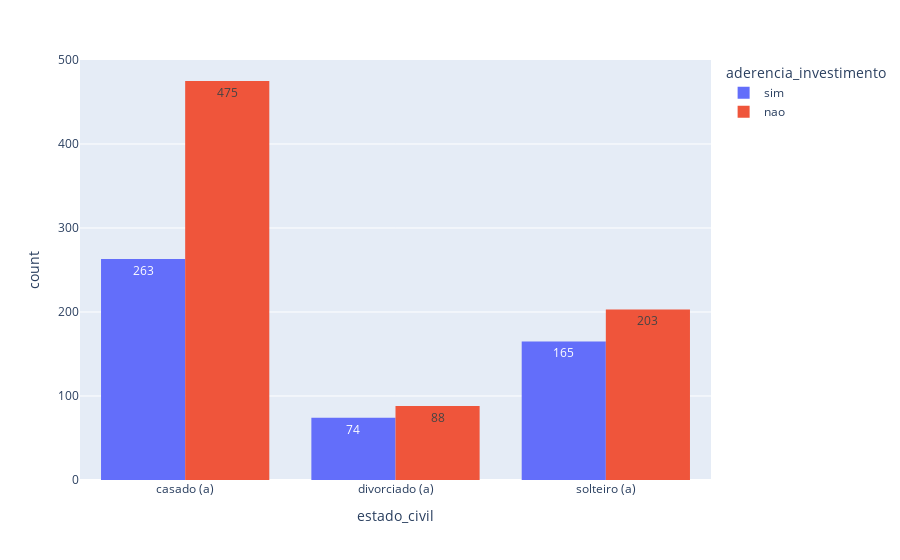
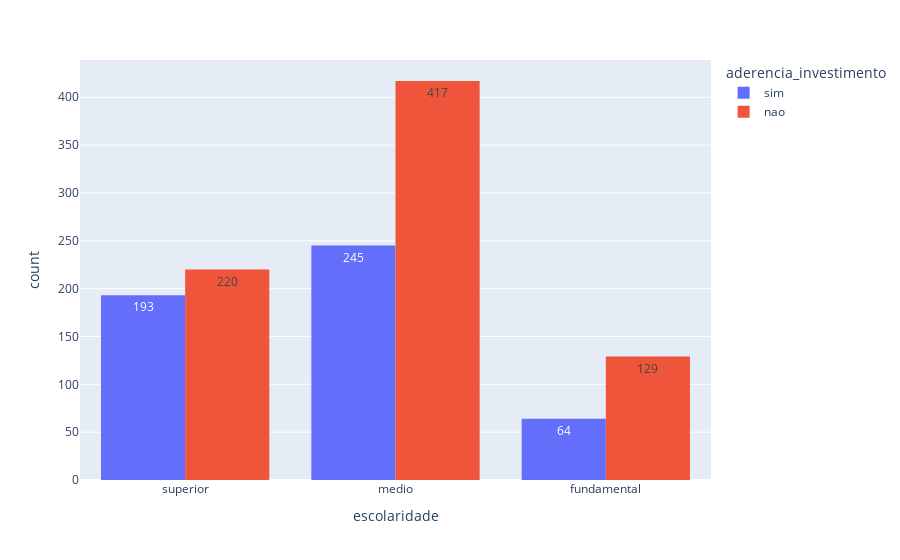
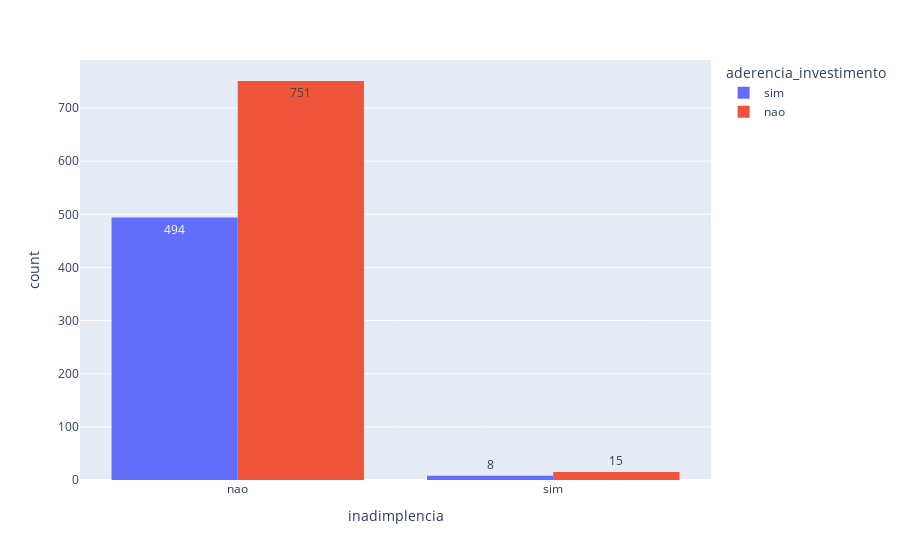
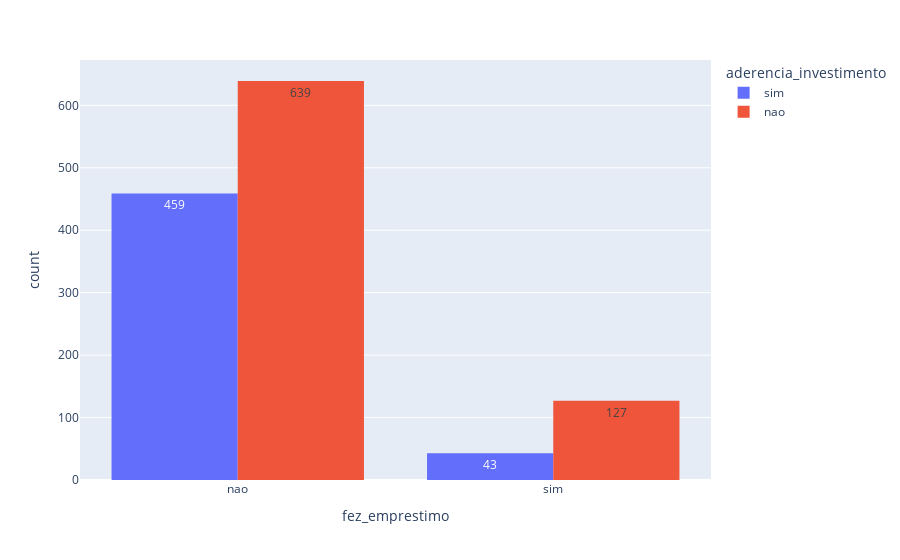

The cell these charts' notebook holds for them, in order:
### Code cell
""""Relationship between the categorical columns escolaridade, inadimplencia,
    estado_civil, fez_emprestimo with the column aderencia_investimento"""
    
categorical_columns = ['estado_civil','escolaridade', 'inadimplencia', 'fez_emprestimo']
for iter in categorical_columns:
    fig = px.histogram(df, x = iter, text_auto=True, color='aderencia_investimento', barmode='group')
    fig.show()

### Figure 1 — Plotly figure (JSON) as saved in the notebook; plotly's stock layout.template omitted (floating-point values rounded to 4 significant figures; data arrays with more than 128 entries replaced by an {"elided": "..."} marker saying what was removed)
{"data": [{"alignmentgroup": "True", "bingroup": "x", "hovertemplate": "aderencia_investimento=sim<br>estado_civil=%{x}<br>count=%{y}<extra></extra>", "legendgroup": "sim", "marker": {"color": "#636efa", "pattern": {"shape": ""}}, "name": "sim", "offsetgroup": "sim", "orientation": "v", "showlegend": true, "texttemplate": "%{value}", "type": "histogram", "x": {"elided": "502 str values"}, "xaxis": "x", "yaxis": "y"}, {"alignmentgroup": "True", "bingroup": "x", "hovertemplate": "aderencia_investimento=nao<br>estado_civil=%{x}<br>count=%{y}<extra></extra>", "legendgroup": "nao", "marker": {"color": "#EF553B", "pattern": {"shape": ""}}, "name": "nao", "offsetgroup": "nao", "orientation": "v", "showlegend": true, "texttemplate": "%{value}", "type": "histogram", "x": {"elided": "766 str values"}, "xaxis": "x", "yaxis": "y"}], "layout": {"barmode": "group", "legend": {"title": {"text": "aderencia_investimento"}, "tracegroupgap": 0}, "margin": {"t": 60}, "xaxis": {"anchor": "y", "domain": [0, 1], "title": {"text": "estado_civil"}}, "yaxis": {"anchor": "x", "domain": [0, 1], "title": {"text": "count"}}}}

### Figure 2 — Plotly figure (JSON) as saved in the notebook; plotly's stock layout.template omitted (floating-point values rounded to 4 significant figures; data arrays with more than 128 entries replaced by an {"elided": "..."} marker saying what was removed)
{"data": [{"alignmentgroup": "True", "bingroup": "x", "hovertemplate": "aderencia_investimento=sim<br>escolaridade=%{x}<br>count=%{y}<extra></extra>", "legendgroup": "sim", "marker": {"color": "#636efa", "pattern": {"shape": ""}}, "name": "sim", "offsetgroup": "sim", "orientation": "v", "showlegend": true, "texttemplate": "%{value}", "type": "histogram", "x": {"elided": "502 str values"}, "xaxis": "x", "yaxis": "y"}, {"alignmentgroup": "True", "bingroup": "x", "hovertemplate": "aderencia_investimento=nao<br>escolaridade=%{x}<br>count=%{y}<extra></extra>", "legendgroup": "nao", "marker": {"color": "#EF553B", "pattern": {"shape": ""}}, "name": "nao", "offsetgroup": "nao", "orientation": "v", "showlegend": true, "texttemplate": "%{value}", "type": "histogram", "x": {"elided": "766 str values"}, "xaxis": "x", "yaxis": "y"}], "layout": {"barmode": "group", "legend": {"title": {"text": "aderencia_investimento"}, "tracegroupgap": 0}, "margin": {"t": 60}, "xaxis": {"anchor": "y", "domain": [0, 1], "title": {"text": "escolaridade"}}, "yaxis": {"anchor": "x", "domain": [0, 1], "title": {"text": "count"}}}}

### Figure 3 — Plotly figure (JSON) as saved in the notebook; plotly's stock layout.template omitted (floating-point values rounded to 4 significant figures; data arrays with more than 128 entries replaced by an {"elided": "..."} marker saying what was removed)
{"data": [{"alignmentgroup": "True", "bingroup": "x", "hovertemplate": "aderencia_investimento=sim<br>inadimplencia=%{x}<br>count=%{y}<extra></extra>", "legendgroup": "sim", "marker": {"color": "#636efa", "pattern": {"shape": ""}}, "name": "sim", "offsetgroup": "sim", "orientation": "v", "showlegend": true, "texttemplate": "%{value}", "type": "histogram", "x": {"elided": "502 str values"}, "xaxis": "x", "yaxis": "y"}, {"alignmentgroup": "True", "bingroup": "x", "hovertemplate": "aderencia_investimento=nao<br>inadimplencia=%{x}<br>count=%{y}<extra></extra>", "legendgroup": "nao", "marker": {"color": "#EF553B", "pattern": {"shape": ""}}, "name": "nao", "offsetgroup": "nao", "orientation": "v", "showlegend": true, "texttemplate": "%{value}", "type": "histogram", "x": {"elided": "766 str values"}, "xaxis": "x", "yaxis": "y"}], "layout": {"barmode": "group", "legend": {"title": {"text": "aderencia_investimento"}, "tracegroupgap": 0}, "margin": {"t": 60}, "xaxis": {"anchor": "y", "domain": [0, 1], "title": {"text": "inadimplencia"}}, "yaxis": {"anchor": "x", "domain": [0, 1], "title": {"text": "count"}}}}

### Figure 4 — Plotly figure (JSON) as saved in the notebook; plotly's stock layout.template omitted (floating-point values rounded to 4 significant figures; data arrays with more than 128 entries replaced by an {"elided": "..."} marker saying what was removed)
{"data": [{"alignmentgroup": "True", "bingroup": "x", "hovertemplate": "aderencia_investimento=sim<br>fez_emprestimo=%{x}<br>count=%{y}<extra></extra>", "legendgroup": "sim", "marker": {"color": "#636efa", "pattern": {"shape": ""}}, "name": "sim", "offsetgroup": "sim", "orientation": "v", "showlegend": true, "texttemplate": "%{value}", "type": "histogram", "x": {"elided": "502 str values"}, "xaxis": "x", "yaxis": "y"}, {"alignmentgroup": "True", "bingroup": "x", "hovertemplate": "aderencia_investimento=nao<br>fez_emprestimo=%{x}<br>count=%{y}<extra></extra>", "legendgroup": "nao", "marker": {"color": "#EF553B", "pattern": {"shape": ""}}, "name": "nao", "offsetgroup": "nao", "orientation": "v", "showlegend": true, "texttemplate": "%{value}", "type": "histogram", "x": {"elided": "766 str values"}, "xaxis": "x", "yaxis": "y"}], "layout": {"barmode": "group", "legend": {"title": {"text": "aderencia_investimento"}, "tracegroupgap": 0}, "margin": {"t": 60}, "xaxis": {"anchor": "y", "domain": [0, 1], "title": {"text": "fez_emprestimo"}}, "yaxis": {"anchor": "x", "domain": [0, 1], "title": {"text": "count"}}}}
